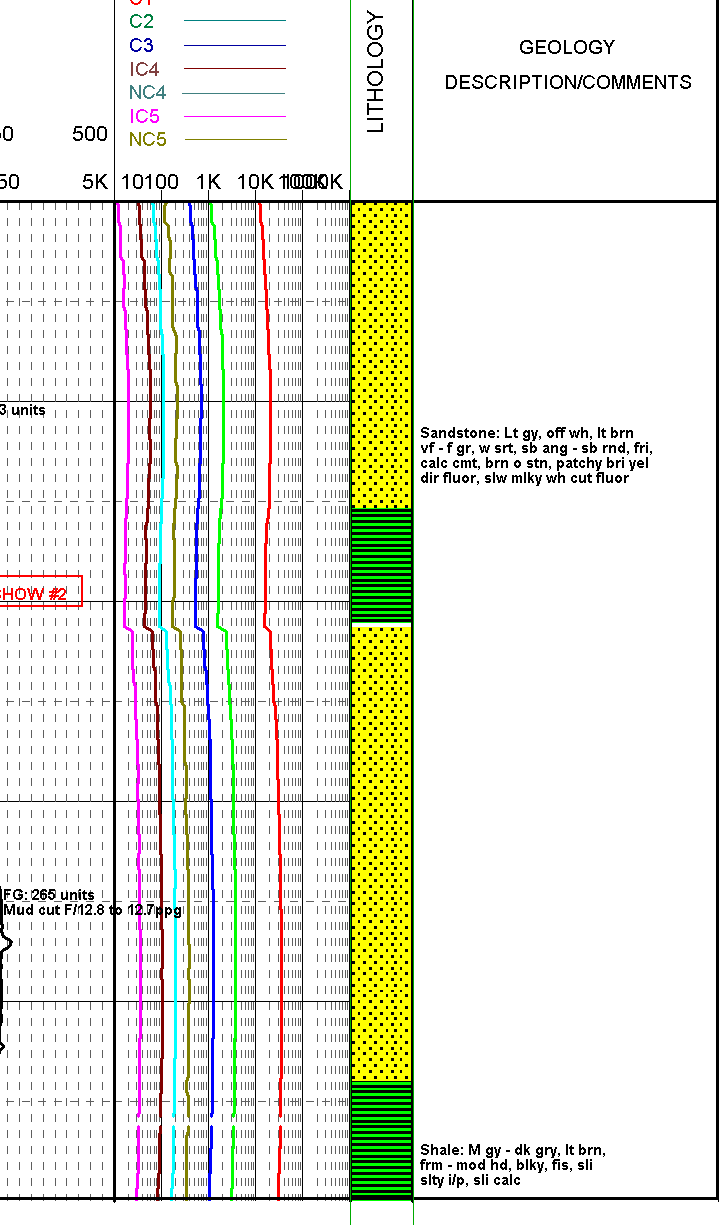
#> input picture lithology/diag/60811405800000_608114058000_g16786_001_00_00_md5_mud_show_2_diag.png, 719 x 1225 px
$ python legend_finder.py diag/60811405800000_608114058000_g16786_001_00_00_md5_mud_show_2_diag.png out.png
#> lines starting #> are read from the running program, lines starting #| are printed output that depends on the picture; after the words box and inside, x2 and y2 are one past the last pixel; in counts of white or black regions, pixels touching at a corner belong together
#!/usr/bin/env python3
"""
Find the legend block in a full well-log page using computer vision only (no OCR).

Idea: a legend is a regular grid of many same-sized swatch frames. We
  1. look only at the top part of the page (legends sit near the start of a log),
  2. find rectangular frames (ink along >= 3 of 4 sides) of plausible size,
  3. take the largest group of frames with near-identical size (the swatches),
  4. grow the box outwards until it hits long ruled lines (the legend's cell
     border) -- or, if the page has no ruling, by a margin that leaves room for
     the labels and heading.

Usage:
  python legend_finder.py log.tif legend_crop.png [--search-frac 0.35]

From code:
  from legend_finder import find_legend
  res = find_legend(img_bgr)            # None if nothing legend-like was found
  res["crop"], res["bbox"], res["confidence"]
"""
import argparse
import sys
from pathlib import Path

import cv2
import numpy as np


# ----------------------------------------------------------------------------
# loading (big 1-bit TIFFs are normal for logs)
# ----------------------------------------------------------------------------
def load_image(path):
    """Read PNG/JPG/TIFF (incl. huge 1-bit or multi-page TIFF: first page) as BGR."""
    img = cv2.imread(str(path), cv2.IMREAD_COLOR)
    if img is not None:
        return img
    from PIL import Image
    Image.MAX_IMAGE_PIXELS = None
    im = Image.open(str(path))
    im.seek(0)
    return cv2.cvtColor(np.array(im.convert("RGB")), cv2.COLOR_RGB2BGR)


# ----------------------------------------------------------------------------
# helpers
# ----------------------------------------------------------------------------
def _side_coverage(ink, x, y, w, h):
    """Fraction of each side (top, bottom, left, right) of a box that carries ink."""
    t = max(1, int(0.08 * min(w, h)))
    sub = ink[y:y + h, x:x + w] > 0
    return (sub[:t].any(axis=0).mean(), sub[-t:].any(axis=0).mean(),
            sub[:, :t].any(axis=1).mean(), sub[:, -t:].any(axis=1).mean())


def _frames(ink, W, min_w_frac=0.008, max_w_frac=0.10, partial=False, k=3):
    """Rectangular frames of plausible swatch size: list of (x, y, w, h).

    partial=True also accepts frames cut off on one end (ink on only 2 opposite-ish sides)."""
    glued = cv2.dilate(ink, np.ones((k, k), np.uint8)) if k > 1 else ink
    n, _, st, _ = cv2.connectedComponentsWithStats(glued, connectivity=8)
    lo, hi = min_w_frac * W, max_w_frac * W
    out = []
    for i in range(1, n):
        x, y, w, h, _a = st[i]
        if not (lo <= w <= hi) or h < 0.4 * lo or h > hi:
            continue
        if not 1.0 <= w / h <= (6.0 if partial else 3.5):
            continue
        sides = sorted(_side_coverage(ink, x, y, w, h), reverse=True)
        if sides[2] >= 0.75 or (partial and sides[1] >= 0.8):   # >= 3 sides (or 2, if cut off)
            out.append((int(x), int(y), int(w), int(h)))
    return out


def _best_group(frames, min_count=6, w_tol=0.15, h_tol=0.2):
    """Largest set of frames whose width AND height agree within tolerance."""
    best = []
    for (_, _, w0, h0) in frames:
        grp = [f for f in frames if abs(f[2] - w0) <= w_tol * w0 and abs(f[3] - h0) <= h_tol * h0]
        if len(grp) > len(best):
            best = grp
    # a legend grid has several rows or columns; a single strip of frames is not one
    if len(best) >= min_count:
        xs = sorted({round(f[0] / max(f[2], 1)) for f in best})
        ys = sorted({round(f[1] / max(f[3], 1)) for f in best})
        if len(xs) >= 2 and len(ys) >= 2:
            return best
    return []


# [9 lines left out: function _ray, not called in this run]


# ----------------------------------------------------------------------------
# main entry
# ----------------------------------------------------------------------------
def find_legend(img, search_frac=0.35, work_width=2000, return_debug=False):
    """Locate the legend. Returns dict(crop, bbox(x,y,w,h in original px), confidence, ...) or None."""
    H0, W0 = img.shape[:2]
    s = min(1.0, work_width / W0)                      # work on a ~1500 px wide copy
    gray = cv2.cvtColor(img, cv2.COLOR_BGR2GRAY)
    small = cv2.resize(gray, None, fx=s, fy=s, interpolation=cv2.INTER_AREA) if s < 1 else gray
    H, W = small.shape
    ink = (small < 200).astype(np.uint8) * 255
    top = int(H * search_frac)
    ink_top = ink[:top]

    # Dilation closes speckled borders but fuses tightly packed swatches with their neighbours and
    # labels, so try it first and fall back to none.
    for k in (3, 1):
        frames = _frames(ink_top, W, k=k)
        grp = _best_group(frames)
        if grp:
            break
    debug = dict(scale=s, frames=frames, group=grp, top=top, small=small, k=k)
    if not grp:
        return (None, debug) if return_debug else None

    gx0 = min(f[0] for f in grp); gy0 = min(f[1] for f in grp)
    gx1 = max(f[0] + f[2] for f in grp); gy1 = max(f[1] + f[3] for f in grp)
    sw = float(np.median([f[2] for f in grp])); sh = float(np.median([f[3] for f in grp]))

    # ---- later rows of the same grid (the seed group may only be the top rows) ----
    band = ink.copy()
    band[:, :max(int(gx0 - 0.5 * sw), 0)] = 0
    band[:, int(gx1 + 0.5 * sw):] = 0
    last = gy1
    for f in sorted(_frames(band, W, partial=True, k=k), key=lambda f: f[1]):
        if f[1] < gy1 - 0.5 * sh or f[1] > last + 3.5 * sh:
            continue
        if abs(f[2] - sw) <= 0.15 * sw and 0.25 * sh <= f[3] <= 1.25 * sh:
            last = max(last, f[1] + f[3])
    gy1 = int(last)
    debug["grid_bottom"] = gy1

    # ---- grow to the ruled cell border (long lines, much longer than a swatch) ----
    span_w, span_h = gx1 - gx0, gy1 - gy0
    k_h = max(int(0.6 * span_w), 15); k_v = max(int(0.6 * span_h), 15)
    hl = cv2.morphologyEx(ink, cv2.MORPH_OPEN, cv2.getStructuringElement(cv2.MORPH_RECT, (k_h, 1)))
    vl = cv2.morphologyEx(ink, cv2.MORPH_OPEN, cv2.getStructuringElement(cv2.MORPH_RECT, (1, k_v)))

    # [8 lines left out: function cast, not called in this run]

    # start just outside the swatches so the swatch frames' own edges are never hit
    m = 2   # start right outside the swatch grid; cell borders can be only a few px away
    up = cast(hl, gx0, gx1, gy0 - m, -1, H, True)
    dn = cast(hl, gx0, gx1, gy1 + m, +1, H, True)
    lf = cast(vl, gy0, gy1, gx0 - m, -1, W, False)
    rt = cast(vl, gy0, gy1, gx1 + m, +1, W, False)
    # ignore borders absurdly far away (a page-wide rule is not this legend's cell)
    far_x, far_y = 6 * sw, 8 * sh
    ruled = {
        "top": up is not None and gy0 - up <= far_y,
        "bottom": dn is not None and dn - gy1 <= far_y,
        "left": lf is not None and gx0 - lf <= far_x,
        "right": rt is not None and rt - gx1 <= far_x,
    }
    pad = 3   # step inside the border line
    x0 = lf + pad if ruled["left"] else gx0 - 0.6 * sw
    x1 = rt - pad if ruled["right"] else gx1 + 0.6 * sw
    y0 = up + pad if ruled["top"] else gy0 - 1.8 * sh            # room for the heading
    y1 = dn - pad if ruled["bottom"] else gy1 + 1.6 * sh         # room for wrapped labels
    x0, y0 = max(int(x0), 0), max(int(y0), 0)
    x1, y1 = min(int(x1), W), min(int(y1), H)

    # ---- back to original pixels ----
    bx0, by0, bx1, by1 = (int(round(v / s)) for v in (x0, y0, x1, y1))
    bx0, by0, bx1, by1 = max(bx0, 0), max(by0, 0), min(bx1, W0), min(by1, H0)
    crop = img[by0:by1, bx0:bx1]

    if (x1 - x0) * (y1 - y0) > 0.5 * W * H:           # that is not a legend block, that is the page
        return (None, debug) if return_debug else None
    conf = min(1.0, len(grp) / 12.0) * (0.6 + 0.1 * sum(ruled.values()))
    res = dict(crop=crop, bbox=(bx0, by0, bx1 - bx0, by1 - by0), confidence=float(conf),
               n_swatches=len(grp), ruled=ruled)
    debug.update(cell=(x0, y0, x1, y1), swatch_box=(gx0, gy0, gx1, gy1))
    return (res, debug) if return_debug else res


def draw_debug(debug, res):
    """Overlay on the working-size page: grey = top search band, blue = frames, red = swatch grid, green = result."""
    vis = cv2.cvtColor(debug["small"], cv2.COLOR_GRAY2BGR)
    cv2.line(vis, (0, debug["top"]), (vis.shape[1], debug["top"]), (160, 160, 160), 1)
    for x, y, w, h in debug["frames"]:
        cv2.rectangle(vis, (x, y), (x + w, y + h), (255, 120, 0), 1)
    for x, y, w, h in debug["group"]:
        cv2.rectangle(vis, (x, y), (x + w, y + h), (0, 0, 255), 1)
    if "cell" in debug:
        x0, y0, x1, y1 = debug["cell"]
        cv2.rectangle(vis, (x0, y0), (x1, y1), (0, 180, 0), 2)
    return vis[:int(debug["top"] * 1.15)]


def main():
    ap = argparse.ArgumentParser(description=__doc__, formatter_class=argparse.RawDescriptionHelpFormatter)
    ap.add_argument("image"); ap.add_argument("out_png")
    ap.add_argument("--search-frac", type=float, default=0.35,
                    help="only search this top fraction of the page (default 0.35)")
    a = ap.parse_args()
    img = load_image(a.image)
#> in load_image, img is the input picture: shape (1225, 719, 3); mean B, G, R 220.2, 233.4, 231.7
    res, dbg = find_legend(img, a.search_frac, return_debug=True)
#> in find_legend, `gray = cv2.cvtColor(img, cv2.COLOR_BGR2GRAY)`:
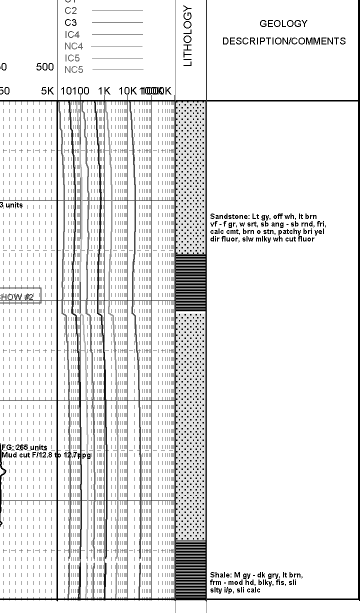
#> gray: shape (1225, 719) (shown at 1/2 size); min 0, max 255, mean 231.4
#> in find_legend, `ink = (small < 200).astype(np.uint8) * 255`:
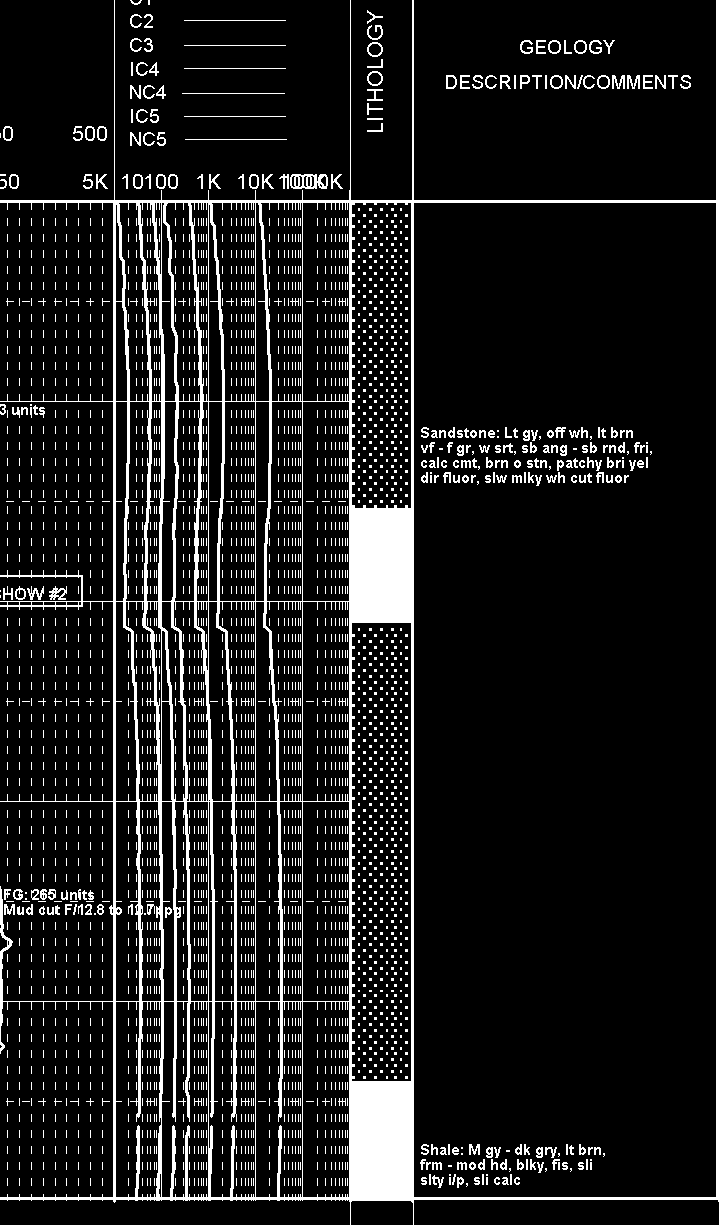
#> ink: shape (1225, 719); 11.3% white; 3375 white regions (3116 under 20 px), largest, box (x1, y1, x2, y2) and area: (0, 0, 719, 1225) 62193, (290, 174, 328, 189) 361, (49, 586, 67, 600) 133
#> in find_legend, `ink_top = ink[:top]`:
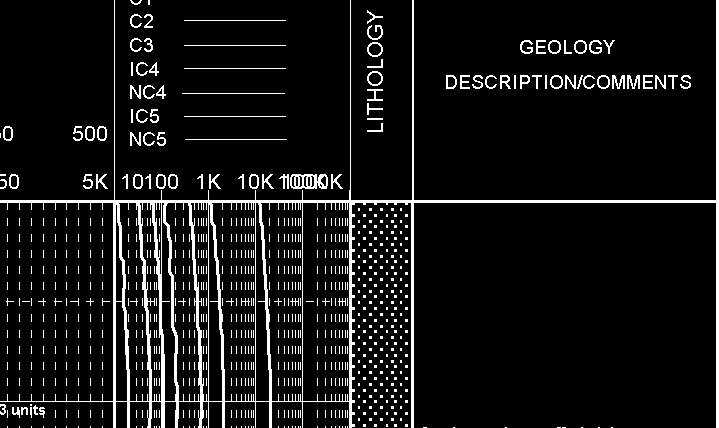
#> ink_top: shape (428, 719); 8.1% white; 834 white regions (745 under 20 px), largest, box (x1, y1, x2, y2) and area: (0, 0, 719, 428) 13437, (290, 174, 328, 189) 361, (612, 75, 625, 89) 106
#> the loop in find_legend, `for k in (3, 1):` made 2 passes
#> n in _frames on passes 1 to 2: 527, 835
#> pass 1, in _frames, `glued = cv2.dilate(ink, np.ones((k, k), np.uint8)) if k > 1 else ink`:
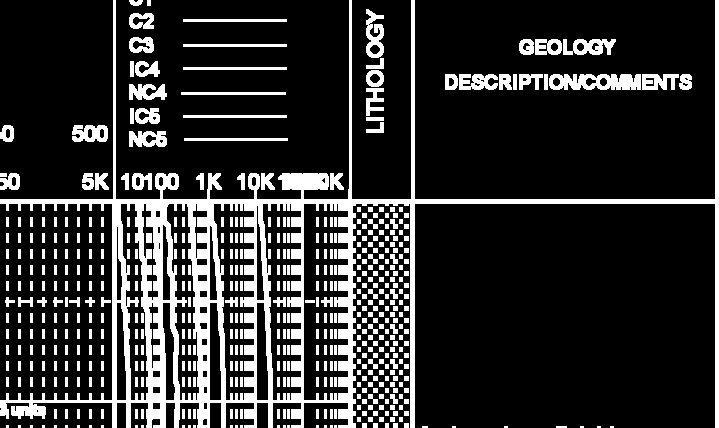
#> glued: shape (428, 719); 18.5% white; 526 white regions (30 under 20 px), largest, box (x1, y1, x2, y2) and area: (0, 0, 719, 428) 32408, (549, 74, 641, 90) 1136, (563, 39, 616, 55) 551
#> in find_legend, `debug = dict(scale=s, frames=frames, group=grp, top=top, small=small, ..`: debug = 6 items
#> dbg = 6 items
    out = Path(a.out_png); out.parent.mkdir(parents=True, exist_ok=True)
    cv2.imwrite(str(out.with_name(out.stem + "_finder_debug.png")), draw_debug(dbg, res))
#> in draw_debug, `cv2.line(vis, (0, debug["top"]), (vis.shape[1], debug["top"]), (160, 1..`:
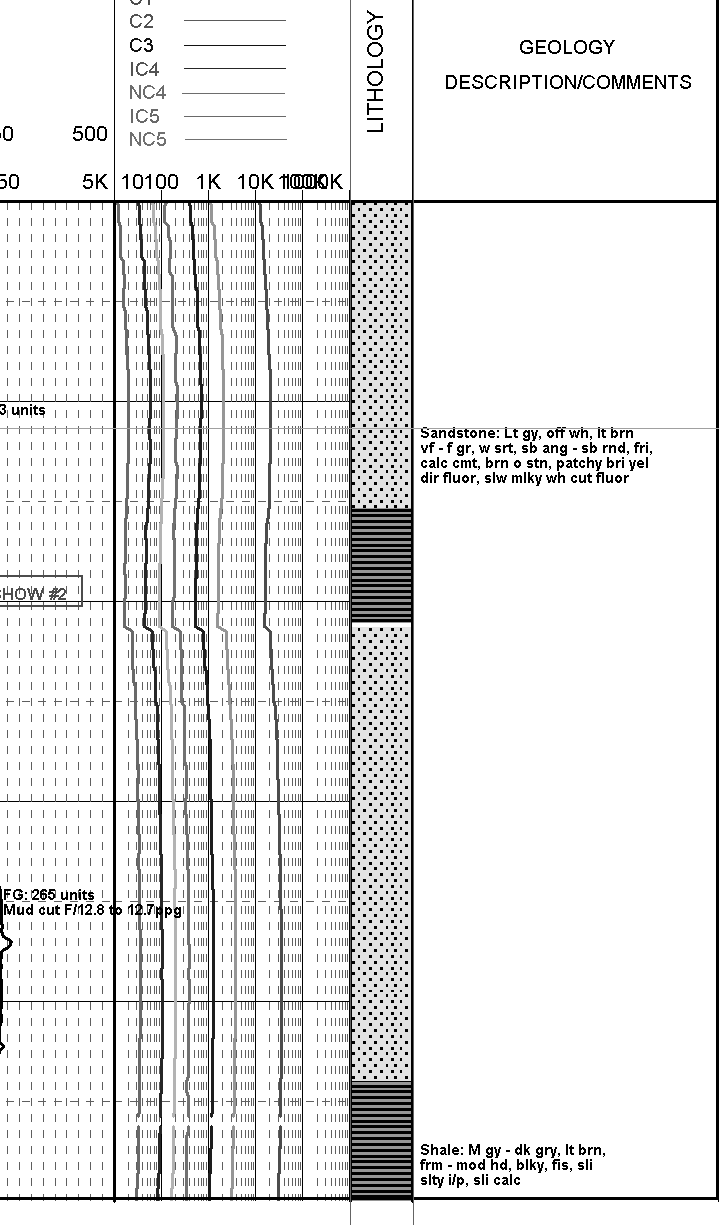
#> vis: shape (1225, 719, 3); min 0, max 255, mean 231.3
#> in draw_debug, `return vis[:int(debug["top"] * 1.15)]`:
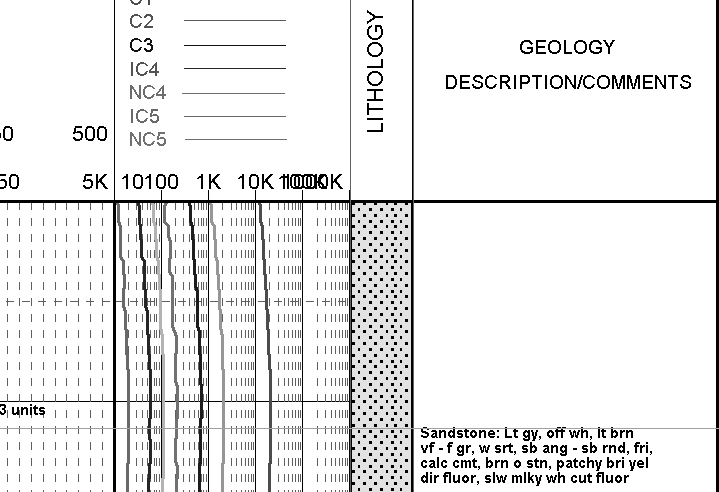
#> returned value: shape (492, 719, 3); min 0, max 255, mean 234.3
    if res is None:
#> (the run stopped early here; a loop or call above may not have finished)

$ run again, on lithology/diag/60817411400100_mc761_1_st1_mudlog_1tvd_17129_20968_diag.png
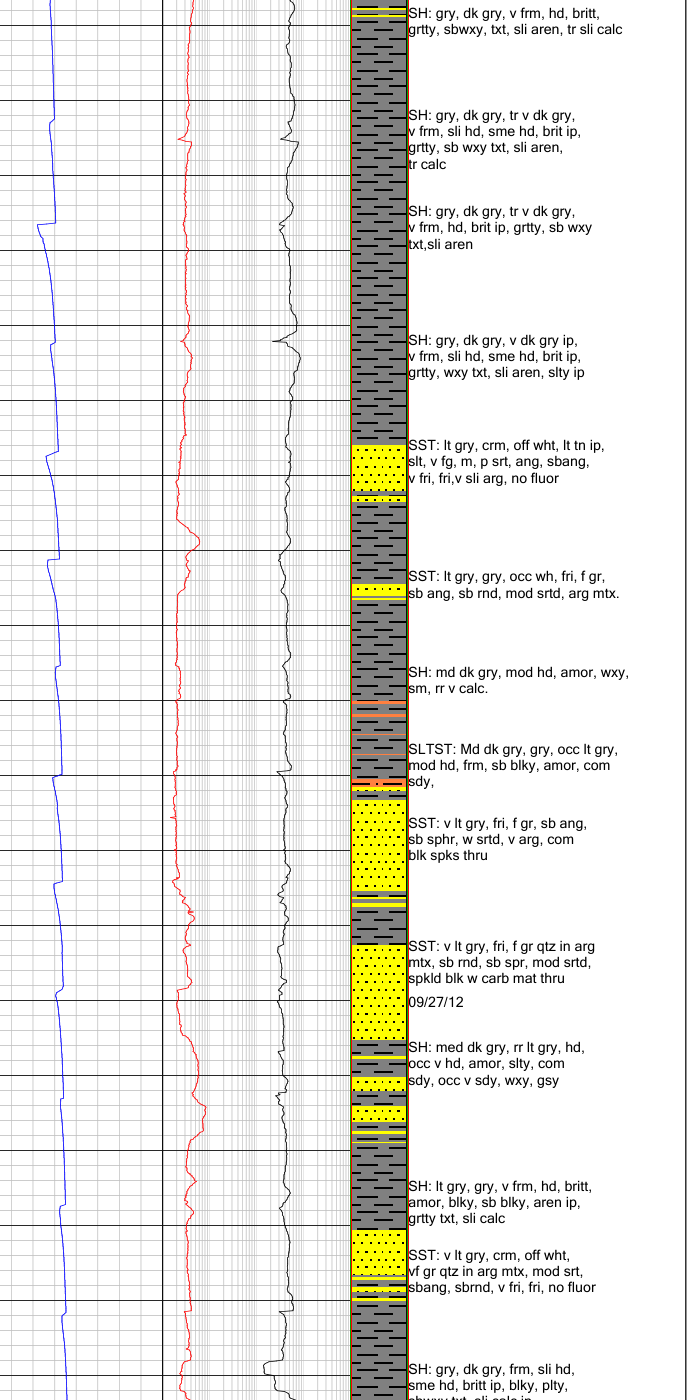
#> input picture lithology/diag/60817411400100_mc761_1_st1_mudlog_1tvd_17129_20968_diag.png, 687 x 1400 px
#> in load_image, img is the input picture: shape (1400, 687, 3); mean B, G, R 227.7, 232.7, 233.5
#> in find_legend, `ink = (small < 200).astype(np.uint8) * 255`:
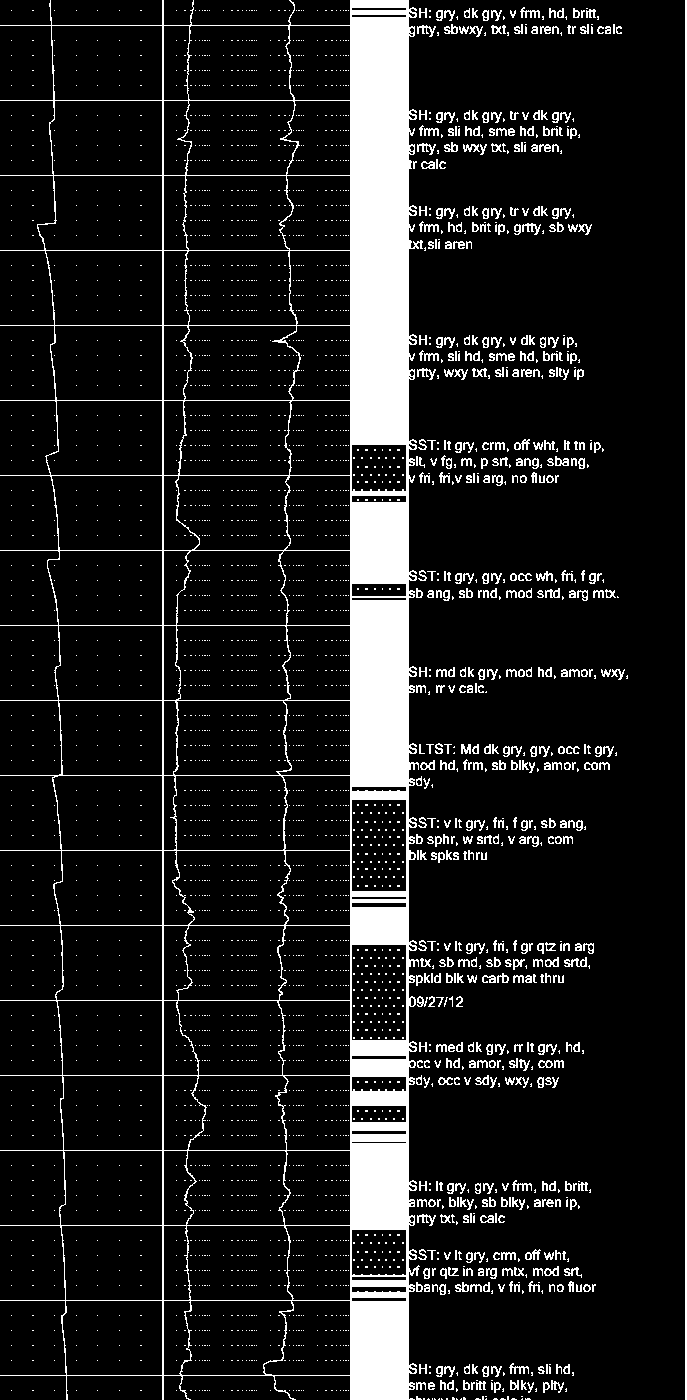
#> ink: shape (1400, 687); 11.6% white; 3942 white regions (3440 under 20 px), largest, box (x1, y1, x2, y2) and area: (0, 0, 423, 1400) 81161, (685, 0, 687, 1400) 2800, (564, 957, 587, 967) 116
#> ink_top: shape (489, 687); 13% white; 1309 white regions (1121 under 20 px), largest, box (x1, y1, x2, y2) and area: (0, 0, 423, 489) 32605, (685, 0, 687, 489) 978, (522, 223, 541, 235) 99
#> the loop in find_legend, `for k in (3, 1):` made 2 passes
#> n in _frames on passes 1 to 2: 658, 1310
#> debug = 6 items
#> in draw_debug, `return vis[:int(debug["top"] * 1.15)]`:
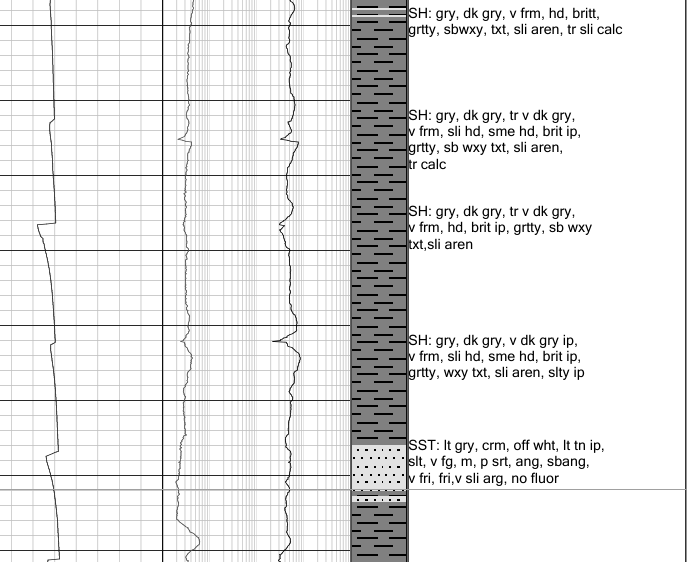
#> returned value: shape (562, 687, 3); min 0, max 255, mean 231.2
